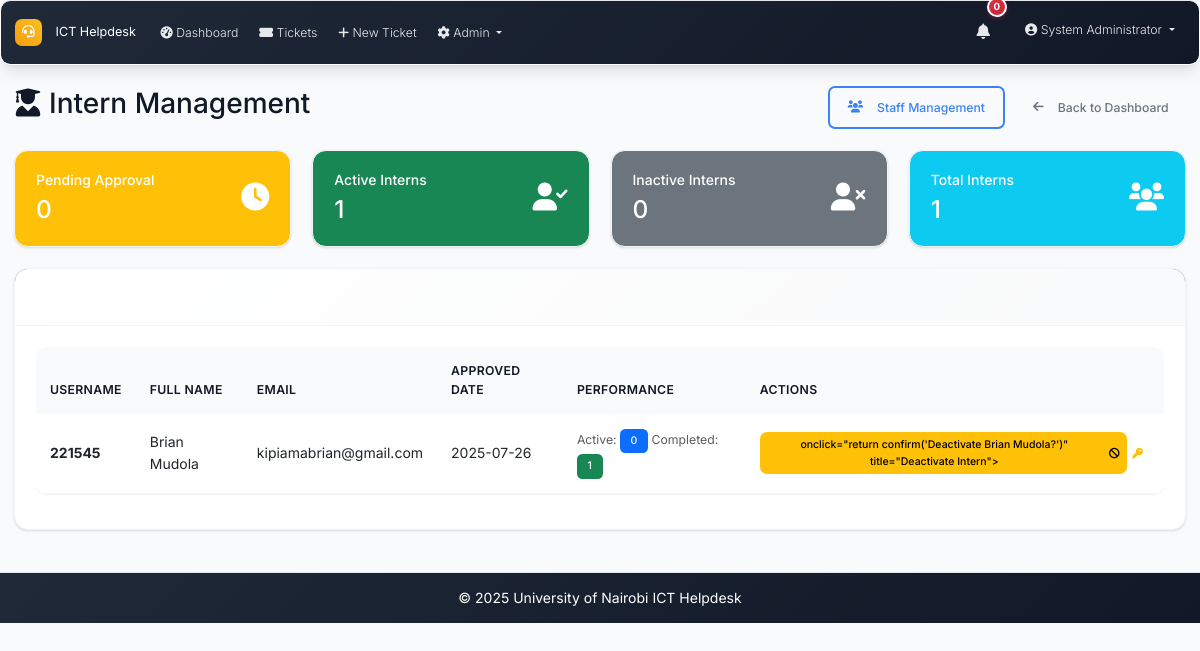
Screenshot of /admin/intern_management (signed in) with the database file from the repository.
### models.py (models this page shows, shortened)
class User(UserMixin, db.Model):
    id = db.Column(db.Integer, primary_key=True)
    username = db.Column(db.String(64), unique=True, nullable=False)
    email = db.Column(db.String(120), unique=True, nullable=False)
    password_hash = db.Column(db.String(256), nullable=False)
    full_name = db.Column(db.String(100), nullable=False)
    role = db.Column(db.String(20), nullable=False, default='user')  # admin, intern, user
    created_at = db.Column(db.DateTime, default=datetime.utcnow)
    is_active = db.Column(db.Boolean, default=True)
    is_verified = db.Column(db.Boolean, default=False)
    verification_token = db.Column(db.String(128), nullable=True)
    phone_number = db.Column(db.String(20), nullable=True)
    is_approved = db.Column(db.Boolean, default=False)
    approved_by_id = db.Column(db.Integer, db.ForeignKey('user.id'), nullable=True)
    approved_at = db.Column(db.DateTime, nullable=True)
    tickets_created = db.relationship('Ticket', foreign_keys='Ticket.created_by_id', backref='creator', lazy='dynamic')
    assigned_tickets = db.relationship('Ticket', secondary='ticket_assignees', back_populates='assignees', lazy='selectin')
    comments = db.relationship('Comment', backref='author', lazy='dynamic')

### routes.py (the view)
@app.route('/admin/intern_management')
@login_required
def intern_management():
    if current_user.role != 'admin':
        abort(403)
    pending_interns = User.query.filter_by(
        is_approved=False,
        is_verified=True,
        role='intern'
    ).order_by(User.created_at.desc()).all()
    active_interns = User.query.filter_by(
        is_approved=True,
        is_active=True,
        role='intern'
    ).order_by(User.created_at.desc()).all()
    inactive_interns = User.query.filter_by(
        is_approved=True,
        is_active=False,
        role='intern'
    ).order_by(User.created_at.desc()).all()
    intern_stats = []
    for intern in active_interns:
        active_tickets = Ticket.query.join(Ticket.assignees).filter(
            User.id == intern.id,
            Ticket.status.in_(['open', 'in_progress'])
        ).count()
        completed_tickets = Ticket.query.join(Ticket.assignees).filter(
            User.id == intern.id,
            Ticket.status.in_(['resolved', 'closed'])
        ).count()
        intern_stats.append({
            'intern': intern,
            'active_tickets': active_tickets,
            'completed_tickets': completed_tickets
        })
    from flask_wtf.csrf import generate_csrf
    return render_template('intern_management.html',
                         pending_interns=pending_interns,
                         active_interns=active_interns,
                         inactive_interns=inactive_interns,
                         intern_stats=intern_stats,
                         csrf_token=generate_csrf)

### app.py (called while the page is built)
@login_manager.user_loader
def load_user(user_id):
    from models import User
    return User.query.get(int(user_id))

@app.context_processor
def inject_now():
    return {'now': datetime.utcnow}

### routes.py (called while the page is built)
@app.context_processor
def inject_datetime():
    return dict(datetime=datetime)

### templates/intern_management.html (shortened to what this page needs)
{% extends "base.html" %}
{% block content %}
<div class="d-flex justify-content-between align-items-center mb-4">
    <h2><i class="fas fa-user-graduate me-2"></i>Intern Management</h2>
    <div>
        <a href="{{ url_for('staff_management') }}" class="btn btn-outline-primary me-2">
            <i class="fas fa-users me-2"></i>Staff Management
        </a>
        <a href="{{ url_for('admin_dashboard') }}" class="btn btn-outline-secondary">
            <i class="fas fa-arrow-left me-2"></i>Back to Dashboard
        </a>
    </div>
</div>
<div class="row mb-4">
    <div class="col-md-3">
        <div class="card bg-warning text-white">
            <div class="card-body">
                <div class="d-flex justify-content-between">
                    <div>
                        <h6 class="card-title">Pending Approval</h6>
                        <h3 class="mb-0">{{ pending_interns|length }}</h3>
                    </div>
                    <div class="align-self-center">
                        <i class="fas fa-clock fa-2x"></i>
                    </div>
                </div>
            </div>
        </div>
    </div>
    <div class="col-md-3">
        <div class="card bg-success text-white">
            <div class="card-body">
                <div class="d-flex justify-content-between">
                    <div>
                        <h6 class="card-title">Active Interns</h6>
                        <h3 class="mb-0">{{ active_interns|length }}</h3>
                    </div>
                    <div class="align-self-center">
                        <i class="fas fa-user-check fa-2x"></i>
                    </div>
                </div>
            </div>
        </div>
    </div>
    <div class="col-md-3">
        <div class="card bg-secondary text-white">
            <div class="card-body">
                <div class="d-flex justify-content-between">
                    <div>
                        <h6 class="card-title">Inactive Interns</h6>
                        <h3 class="mb-0">{{ inactive_interns|length }}</h3>
                    </div>
                    <div class="align-self-center">
                        <i class="fas fa-user-times fa-2x"></i>
                    </div>
                </div>
            </div>
        </div>
    </div>
    <div class="col-md-3">
        <div class="card bg-info text-white">
            <div class="card-body">
                <div class="d-flex justify-content-between">
                    <div>
                        <h6 class="card-title">Total Interns</h6>
                        <h3 class="mb-0">{{ (pending_interns|length + active_interns|length + inactive_interns|length) }}</h3>
                    </div>
                    <div class="align-self-center">
                        <i class="fas fa-users fa-2x"></i>
                    </div>
                </div>
            </div>
        </div>
    </div>
</div>
<div class="card mb-4">
    <div class="card-header bg-success text-white">
        <h5 class="mb-0"><i class="fas fa-user-check me-2"></i>Active Interns</h5>
    </div>
    <div class="card-body">
        {% if active_interns %}
        <div class="table-responsive">
            <table class="table table-hover">
                <thead>
                    <tr>
                        <th>Username</th>
                        <th>Full Name</th>
                        <th>Email</th>
                        <th>Approved Date</th>
                        <th>Performance</th>
                        <th>Actions</th>
                    </tr>
                </thead>
                <tbody>
                    {% for stat in intern_stats %}
                    {% set intern = stat.intern %}
                    <tr>
                        <td><strong>{{ intern.username }}</strong></td>
                        <td>{{ intern.full_name }}</td>
                        <td>{{ intern.email }}</td>
                        <td>{{ intern.approved_at.strftime('%Y-%m-%d') if intern.approved_at else 'N/A' }}</td>
                        <td>
                            <small class="text-muted">
                                Active: <span class="badge bg-primary">{{ stat.active_tickets }}</span>
                                Completed: <span class="badge bg-success">{{ stat.completed_tickets }}</span>
                            </small>
                        </td>
                        <td>
                            <div class="btn-group" role="group">
                                <form method="POST" action="{{ url_for('toggle_user_status', user_id=intern.id) }}" style="display: inline;">
                                    <button type="submit" class="btn btn-warning btn-sm"</old_str>
                                            onclick="return confirm('Deactivate {{ intern.full_name }}?')"
                                            title="Deactivate Intern">
                                        <i class="fas fa-ban"></i>
                                    </button>
                                </form>
                                <button type="button" class="btn btn-outline-warning btn-sm"
                                        onclick="showPasswordModal({{ intern.id }}, '{{ intern.full_name }}')"
                                        title="Change Password">
                                    <i class="fas fa-key"></i>
                                </button>
                            </div>
                        </td>
                    </tr>
                    {% endfor %}
                </tbody>
            </table>
        </div>
        {% else %}
        <p class="text-muted text-center">No active interns at the moment.</p>
        {% endif %}
    </div>
</div>
{% endblock %}

### templates/base.html (shortened to what this page needs)
<!DOCTYPE html>
<html lang="en">
<head>
    <link href="https://cdn.jsdelivr.net/npm/bootstrap@5.3.0/dist/css/bootstrap.min.css" rel="stylesheet">
    <link href="https://cdnjs.cloudflare.com/ajax/libs/font-awesome/6.0.0/css/all.min.css" rel="stylesheet">
    <link href="{{ url_for('static', filename='css/custom.css') }}" rel="stylesheet">
</head>
<body>
    <nav class="navbar navbar-expand-lg navbar-dark footer-sky">
        <div class="container-fluid px-3">
            <a class="navbar-brand" href="{{ url_for('index') }}">
                <i class="fas fa-headset me-2"></i>ICT Helpdesk
            </a>
            <div class="collapse navbar-collapse" id="navbarNav">
                <ul class="navbar-nav me-auto mb-2 mb-lg-0">
                    {% if current_user.is_authenticated %}
                    <li class="nav-item">
                        <a class="nav-link" href="{{ url_for('dashboard') }}">
                            <i class="fas fa-tachometer-alt me-1"></i>Dashboard
                        </a>
                    </li>
                    <li class="nav-item">
                        <a class="nav-link" href="{{ url_for('tickets_list') }}">
                            <i class="fas fa-ticket-alt me-1"></i>Tickets
                        </a>
                    </li>
                    <li class="nav-item">
                        <a class="nav-link" href="{{ url_for('new_ticket') }}">
                            <i class="fas fa-plus me-1"></i>New Ticket
                        </a>
                    </li>
                    {% if current_user.role == 'admin' %}
                    <li class="nav-item dropdown">
                        <a class="nav-link dropdown-toggle" href="#" role="button" data-bs-toggle="dropdown" aria-expanded="false">
                            <i class="fas fa-cog me-1"></i>Admin
                        </a>
                    </li>
                    {% endif %}
                    {% endif %}
                </ul>
                <ul class="navbar-nav ms-auto mb-2 mb-lg-0">
                    {% if current_user.is_authenticated %}
                    <li class="nav-item dropdown me-3">
                        <a class="nav-link position-relative" href="#" id="notificationsDropdown" role="button"
                           data-bs-toggle="dropdown" aria-expanded="false">
                            <i class="fas fa-bell"></i>
                            <span id="notification-badge" class="position-absolute top-0 start-100 translate-middle badge rounded-pill bg-danger" style="display: none;">
                                0
                            </span>
                        </a>
                    </li>
                    <li class="nav-item dropdown">
                        <a class="nav-link dropdown-toggle" href="#" id="navbarDropdown" role="button" data-bs-toggle="dropdown" aria-expanded="false">
                            <i class="fas fa-user-circle me-1"></i>{{ current_user.full_name }}
                        </a>
                    </li>
                    {% endif %}
                </ul>
            </div>
        </div>
    </nav>
    <main class="container-fluid my-4 px-3">
        {% block content %}{% endblock %}
    </main>
    <footer class="footer-sky py-3 mt-5">
        <div class="container text-center">
            <span>&copy; {{ datetime.utcnow().year }} University of Nairobi ICT Helpdesk</span>
        </div>
    </footer>
</body>
</html>

### rows the page displays
User: full_name "System Administrator"
User: username "221545", full_name "Brian Mudola", email "kipiamabrian@gmail.com", approved_at "2025-07-26", full_name "Brian Mudola"

### other values shown
{{ pending_interns|length }} "0"
{{ active_interns|length }} "1"
{{ inactive_interns|length }} "0"
{{ stat.active_tickets }} "0"
{{ stat.completed_tickets }} "1"
